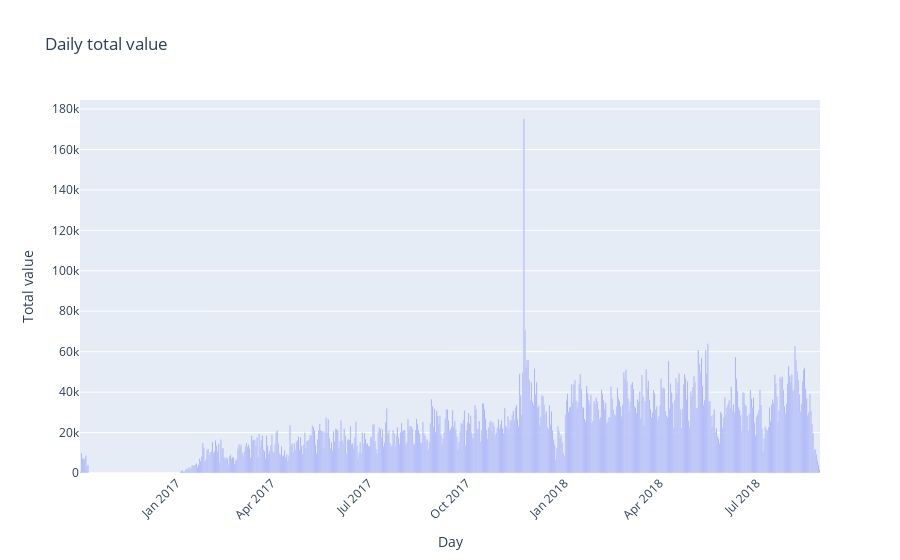

The notebook cell saved with this chart:
### Code cell
import plotly.express as px  # Importing the Plotly Express library for data visualization (데이터 시각화를 위한 Plotly Express 라이브러리 불러오기)

fig = px.bar(  # Creating a bar chart (막대 그래프 생성)
    x=merge_order_dailyValue.index,  # X-axis is the index (which is set to daily date) (X축은 일별 날짜 인덱스)
    y=merge_order_dailyValue["payment_value"],  # Y-axis is the daily total payment value (Y축은 일별 총 결제 금액)
    labels={  # Axis labels (축 라벨 설정)
        "x": "Day",  # Label for X-axis (X축 라벨)
        "y": "Total value"  # Label for Y-axis (Y축 라벨)
    },
    title="Daily total value"  # Chart title (차트 제목)
)

fig.update_layout(xaxis_tickangle=-45)  # Rotate x-axis labels for readability (X축 레이블을 -45도로 회전하여 가독성 향상)

fig.show()  # Display the chart (그래프 출력)

# We can observe a gradual increase(점진적으로 상승되는 것을 확인 할 수 있음)

### Figure 1 — Plotly figure (JSON) as saved in the notebook; plotly's stock layout.template omitted (floating-point values rounded to 4 significant figures; data arrays with more than 128 entries replaced by an {"elided": "..."} marker saying what was removed)
{"data": [{"hovertemplate": "Day=%{x}<br>Total value=%{y}<extra></extra>", "legendgroup": "", "marker": {"color": "#636efa", "pattern": {"shape": ""}}, "name": "", "orientation": "v", "showlegend": false, "textposition": "auto", "type": "bar", "x": {"elided": "696 str values"}, "xaxis": "x", "y": {"elided": "696 float values"}, "yaxis": "y"}], "layout": {"barmode": "relative", "legend": {"tracegroupgap": 0}, "title": {"text": "Daily total value"}, "xaxis": {"anchor": "y", "domain": [0, 1], "tickangle": -45, "title": {"text": "Day"}}, "yaxis": {"anchor": "x", "domain": [0, 1], "title": {"text": "Total value"}}}}
